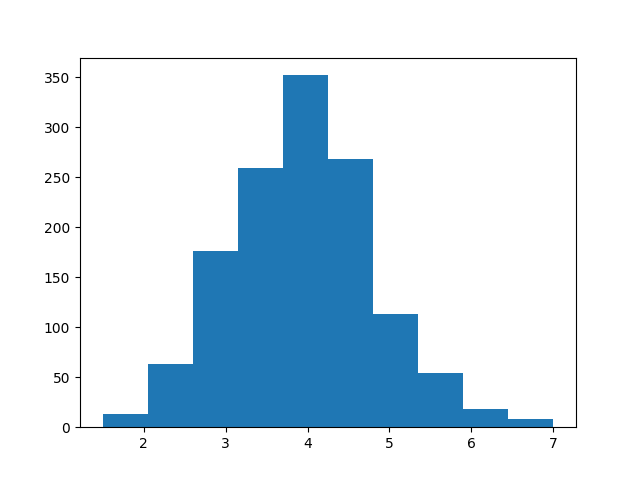
#> input picture bucket_mean.png, 640 x 480 px
$ python -i vocab.py   (imports and definitions only)
#> lines starting #> are read from the running program, lines starting #| are printed output that depends on the picture
import torchtext.vocab as vocab
import pandas as pd
import re
import numpy as np
from tqdm import tqdm
from itertools import combinations
import matplotlib.pyplot as plt


# [15 lines left out: functions split_by_whitespace, get_words_per_paragraph, not called in this run]


def build_dictionary(input):
    input_df = pd.read_csv(input, sep='\t')
    dict_item_paragraph_raw = input_df[['Item_ID', '20-b']].groupby('Item_ID')['20-b'].apply(list).to_dict()
    all_paragraphs = []
    for (k, v) in dict_item_paragraph_raw.items():
        all_paragraphs.append(dict_item_paragraph_raw[k][0])
    # print(all_paragraphs[:10])
    d = set()
    for p in all_paragraphs:
        curr_words = get_words_per_paragraph(p)
        d = d.union(curr_words)
    return d


# [59 lines left out: functions prune_glove, save_pruned_glove, load_prune_glove, not called in this run]


def cosine_similarity(v1, v2):
    return np.dot(v1, v2) / (np.sqrt(np.dot(v1, v1)) * np.sqrt(np.dot(v2, v2)))


# [77 lines left out: functions find_closest, find_closest_for_sentence, plot_frequency, main, not called in this run]


# [2 lines not run here, left out]

>>> import cv2
>>> picture = cv2.imread('bucket_mean.png', cv2.IMREAD_GRAYSCALE)
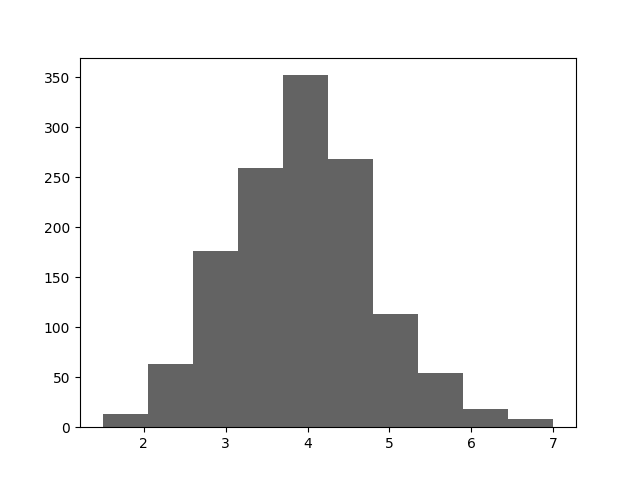
#> picture: shape (480, 640); min 0, max 255, mean 222.5
#> (the run stopped early here; a loop or call above may not have finished)

$ run again, on loc_some.png
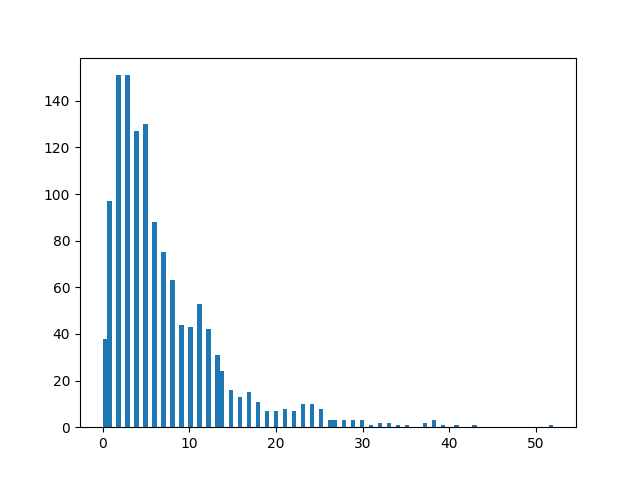
#> input picture loc_some.png, 640 x 480 px
#> `picture = cv2.imread('bucket_mean.png', cv2.IMREAD_GRAYSCALE)`:
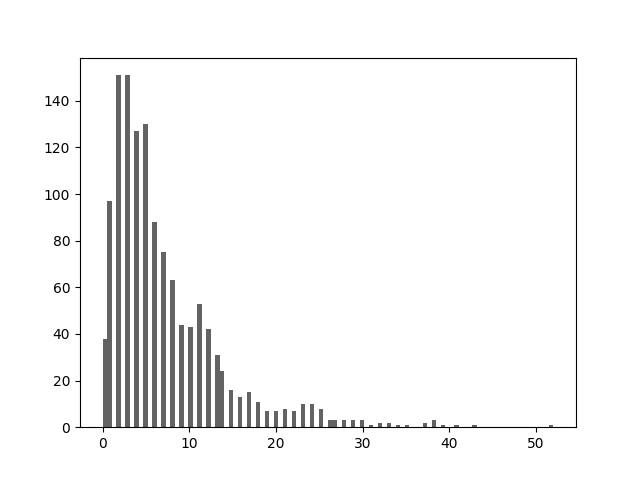
#> picture: shape (480, 640); min 0, max 255, mean 245.3

$ run again, on mean_for_each_entry.png
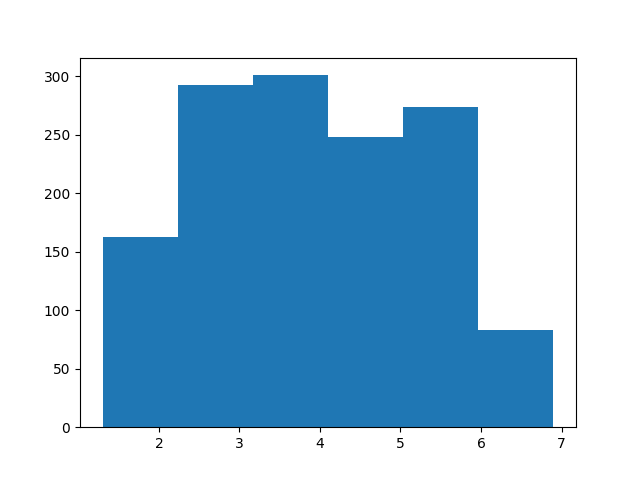
#> input picture mean_for_each_entry.png, 640 x 480 px
#> `picture = cv2.imread('bucket_mean.png', cv2.IMREAD_GRAYSCALE)`:
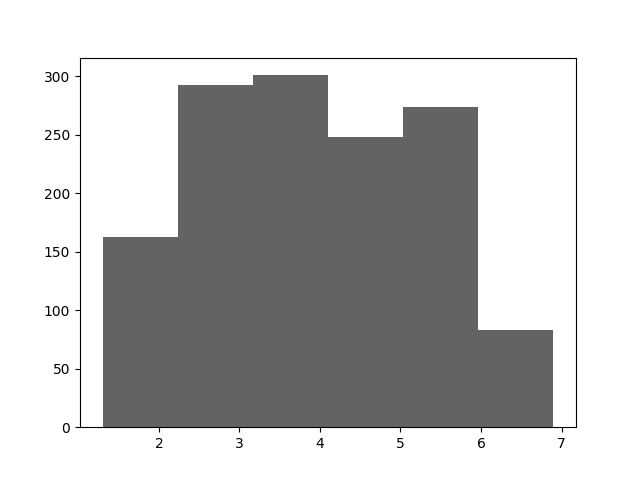
#> picture: shape (480, 640); min 0, max 255, mean 192.2

$ run again, on mean_for_worker.png
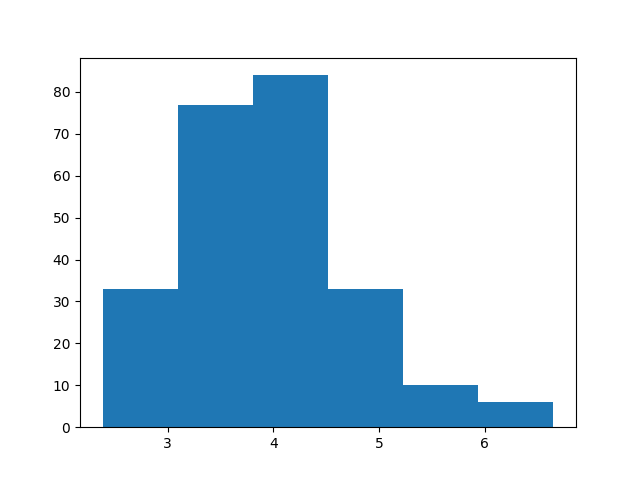
#> input picture mean_for_worker.png, 640 x 480 px
#> `picture = cv2.imread('bucket_mean.png', cv2.IMREAD_GRAYSCALE)`:
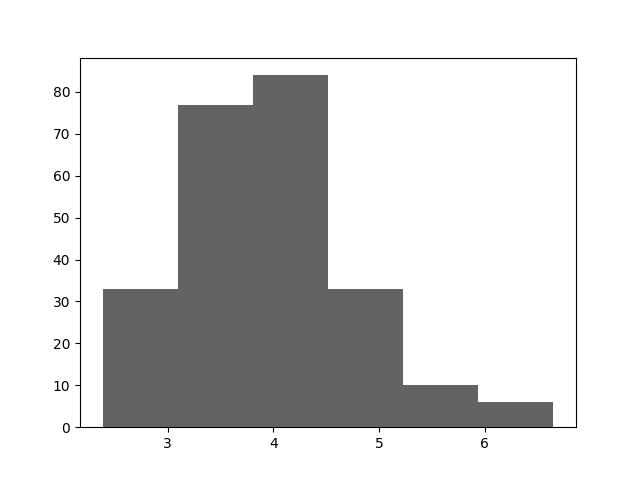
#> picture: shape (480, 640); min 0, max 255, mean 214.1
